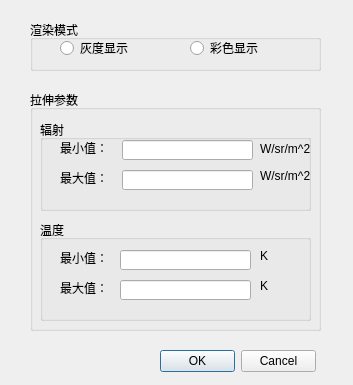
<?xml version="1.0" encoding="UTF-8"?>
<ui version="4.0">
 <class>RenderModeDlg</class>
 <widget class="QDialog" name="RenderModeDlg">
  <property name="geometry">
   <rect>
    <x>0</x>
    <y>0</y>
    <width>353</width>
    <height>385</height>
   </rect>
  </property>
  <property name="windowTitle">
   <string>渲染参数设置</string>
  </property>
  <widget class="QGroupBox" name="groupBox">
   <property name="geometry">
    <rect>
     <x>30</x>
     <y>20</y>
     <width>291</width>
     <height>51</height>
    </rect>
   </property>
   <property name="title">
    <string>渲染模式</string>
   </property>
   <widget class="QRadioButton" name="radioButton_Gray">
    <property name="geometry">
     <rect>
      <x>30</x>
      <y>20</y>
      <width>89</width>
      <height>16</height>
     </rect>
    </property>
    <property name="text">
     <string>灰度显示</string>
    </property>
   </widget>
   <widget class="QRadioButton" name="radioButton_RGB">
    <property name="geometry">
     <rect>
      <x>160</x>
      <y>20</y>
      <width>89</width>
      <height>16</height>
     </rect>
    </property>
    <property name="text">
     <string>彩色显示</string>
    </property>
   </widget>
  </widget>
  <widget class="QGroupBox" name="groupBox_2">
   <property name="geometry">
    <rect>
     <x>30</x>
     <y>90</y>
     <width>291</width>
     <height>241</height>
    </rect>
   </property>
   <property name="title">
    <string>拉伸参数</string>
   </property>
   <widget class="QGroupBox" name="groupBox_3">
    <property name="geometry">
     <rect>
      <x>10</x>
      <y>30</y>
      <width>271</width>
      <height>91</height>
     </rect>
    </property>
    <property name="title">
     <string>辐射</string>
    </property>
    <widget class="QLabel" name="label">
     <property name="geometry">
      <rect>
       <x>20</x>
       <y>20</y>
       <width>71</width>
       <height>16</height>
      </rect>
     </property>
     <property name="text">
      <string>最小值：</string>
     </property>
    </widget>
    <widget class="QLineEdit" name="lineEdit_RadioMax">
     <property name="geometry">
      <rect>
       <x>82</x>
       <y>50</y>
       <width>131</width>
       <height>20</height>
      </rect>
     </property>
    </widget>
    <widget class="QLineEdit" name="lineEdit_RadioMin">
     <property name="geometry">
      <rect>
       <x>82</x>
       <y>20</y>
       <width>131</width>
       <height>20</height>
      </rect>
     </property>
    </widget>
    <widget class="QLabel" name="label_2">
     <property name="geometry">
      <rect>
       <x>20</x>
       <y>50</y>
       <width>71</width>
       <height>16</height>
      </rect>
     </property>
     <property name="text">
      <string>最大值：</string>
     </property>
    </widget>
    <widget class="QLabel" name="label_5">
     <property name="geometry">
      <rect>
       <x>220</x>
       <y>20</y>
       <width>51</width>
       <height>31</height>
      </rect>
     </property>
     <property name="text">
      <string>W/sr/m^2
</string>
     </property>
    </widget>
    <widget class="QLabel" name="label_6">
     <property name="geometry">
      <rect>
       <x>220</x>
       <y>50</y>
       <width>54</width>
       <height>12</height>
      </rect>
     </property>
     <property name="text">
      <string>W/sr/m^2
</string>
     </property>
    </widget>
   </widget>
   <widget class="QGroupBox" name="groupBox_4">
    <property name="geometry">
     <rect>
      <x>10</x>
      <y>130</y>
      <width>271</width>
      <height>101</height>
     </rect>
    </property>
    <property name="title">
     <string>温度</string>
    </property>
    <widget class="QLineEdit" name="lineEdit_TemperatureMin">
     <property name="geometry">
      <rect>
       <x>80</x>
       <y>30</y>
       <width>131</width>
       <height>20</height>
      </rect>
     </property>
    </widget>
    <widget class="QLineEdit" name="lineEdit_TemperatureMax">
     <property name="geometry">
      <rect>
       <x>80</x>
       <y>60</y>
       <width>131</width>
       <height>20</height>
      </rect>
     </property>
    </widget>
    <widget class="QLabel" name="label_3">
     <property name="geometry">
      <rect>
       <x>20</x>
       <y>60</y>
       <width>51</width>
       <height>16</height>
      </rect>
     </property>
     <property name="text">
      <string>最大值：</string>
     </property>
    </widget>
    <widget class="QLabel" name="label_4">
     <property name="geometry">
      <rect>
       <x>20</x>
       <y>30</y>
       <width>51</width>
       <height>16</height>
      </rect>
     </property>
     <property name="text">
      <string>最小值：</string>
     </property>
    </widget>
    <widget class="QLabel" name="label_7">
     <property name="geometry">
      <rect>
       <x>220</x>
       <y>30</y>
       <width>54</width>
       <height>12</height>
      </rect>
     </property>
     <property name="text">
      <string>K</string>
     </property>
    </widget>
    <widget class="QLabel" name="label_8">
     <property name="geometry">
      <rect>
       <x>220</x>
       <y>60</y>
       <width>54</width>
       <height>12</height>
      </rect>
     </property>
     <property name="text">
      <string>K</string>
     </property>
    </widget>
   </widget>
  </widget>
  <widget class="QDialogButtonBox" name="buttonBox">
   <property name="geometry">
    <rect>
     <x>160</x>
     <y>350</y>
     <width>156</width>
     <height>23</height>
    </rect>
   </property>
   <property name="standardButtons">
    <set>QDialogButtonBox::Cancel|QDialogButtonBox::Ok</set>
   </property>
  </widget>
 </widget>
 <layoutdefault spacing="6" margin="11"/>
 <resources/>
 <connections>
  <connection>
   <sender>buttonBox</sender>
   <signal>accepted()</signal>
   <receiver>RenderModeDlg</receiver>
   <slot>accept()</slot>
   <hints>
    <hint type="sourcelabel">
     <x>195</x>
     <y>360</y>
    </hint>
    <hint type="destinationlabel">
     <x>339</x>
     <y>242</y>
    </hint>
   </hints>
  </connection>
  <connection>
   <sender>buttonBox</sender>
   <signal>rejected()</signal>
   <receiver>RenderModeDlg</receiver>
   <slot>reject()</slot>
   <hints>
    <hint type="sourcelabel">
     <x>222</x>
     <y>357</y>
    </hint>
    <hint type="destinationlabel">
     <x>94</x>
     <y>252</y>
    </hint>
   </hints>
  </connection>
 </connections>
</ui>
